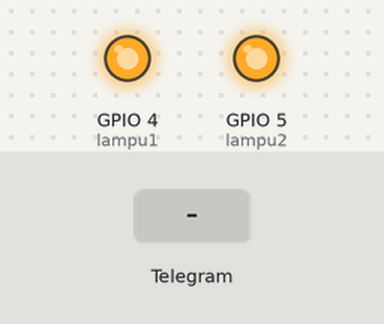
Bench run of a sketch on a simulated ESP8266 (NodeMCU). Shown: output pins drawn as LEDs (lit = HIGH). Inputs (shaded band) come from the test bench. What the sketch prints to the serial monitor is not drawn.

Above: at 2.7 s.
2.8 s: Telegram message "1 On" received
At 3.8 s:
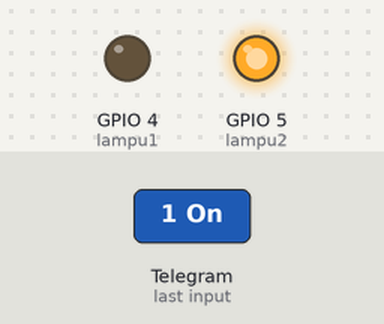
4.3 s: Telegram message "1 Off" received
At 5.1 s:
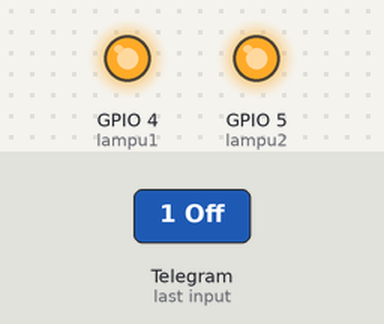
6.1 s: Telegram message "2 On" received
At 7.6 s:
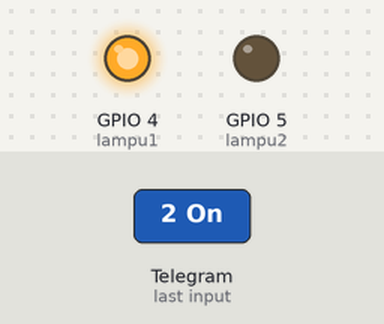
7.9 s: Telegram message "2 Off" received
At 9.1 s:
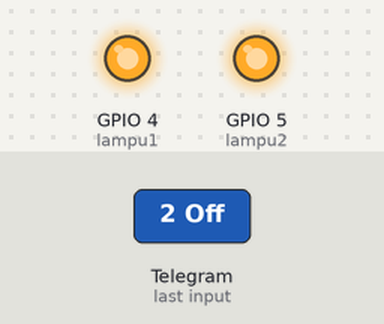
Timing chart, 0 to 10.7 s (numbered marks = the images above; inputs shaded):
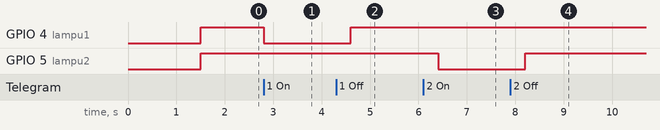

The sketch:

lampu_telegram.ino
```cpp
#include "CTBot.h"
CTBot myBot;

String ssid  = "ARMhome";
String pass  = "rahasia";
String token = "5640932958:AAE5xxfkm456GTNtvEEvNYVn4-rezaxMyv0";

const int lampu1 = 4;   //D2
const int lampu2 = 5;   //D1

void setup() {
  // initialize the Serial
  Serial.begin(115200);
  Serial.println("Starting TelegramBot...");

  // connect the ESP8266 to the desired access point
  myBot.wifiConnect(ssid, pass);

  // set the telegram bot token
  myBot.setTelegramToken(token);

  // check if all things are ok
  if (myBot.testConnection())
    Serial.println("\ntestConnection OK");
  else
    Serial.println("\ntestConnection NOK");

  // set the pin connected to the LED to act as output pin
  pinMode(lampu1, OUTPUT);
  pinMode(lampu2, OUTPUT);
  digitalWrite(lampu1, HIGH);
  digitalWrite(lampu2, HIGH);

}

void loop() {

  // a variable to store telegram message data
  TBMessage msg;

  // if there is an incoming message...
  if (myBot.getNewMessage(msg)) {
    if (msg.text.equalsIgnoreCase("1 On")) {
      digitalWrite(lampu1, LOW);
      myBot.sendMessage(msg.sender.id, "Lampu 1 ON");
    }
    else if (msg.text.equalsIgnoreCase("1 Off")) {
      digitalWrite(lampu1, HIGH);
      myBot.sendMessage(msg.sender.id, "Lampu 1 OFF");
    }
    else if (msg.text.equalsIgnoreCase("2 On")) {
      digitalWrite(lampu2, LOW);
      myBot.sendMessage(msg.sender.id, "Lampu 2 ON");
    }
    else if (msg.text.equalsIgnoreCase("2 Off")) {
      digitalWrite(lampu2, HIGH);
      myBot.sendMessage(msg.sender.id, "Lampu 2 OFF");
    }
    else {
      // generate the message for the sender
      String reply;
      reply = (String)"Selamat datang";
      myBot.sendMessage(msg.sender.id, reply);
    }

  }
  // wait 500 milliseconds
  delay(500);
}
```

Measured:
- after the input at 2.8 s, GPIO 4 (lampu1): HIGH → LOW at once
- after the input at 4.3 s, GPIO 4 (lampu1): LOW → HIGH after 0.30 s
- after the input at 6.1 s, GPIO 5 (lampu2): HIGH → LOW after 0.31 s
- after the input at 7.9 s, GPIO 5 (lampu2): LOW → HIGH after 0.31 s
